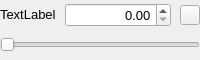
<?xml version="1.0" encoding="UTF-8"?>
<ui version="4.0">
 <class>QcvAlgosParamRealWidget</class>
 <widget class="QWidget" name="QcvAlgosParamRealWidget">
  <property name="geometry">
   <rect>
    <x>0</x>
    <y>0</y>
    <width>200</width>
    <height>60</height>
   </rect>
  </property>
  <property name="sizePolicy">
   <sizepolicy hsizetype="Minimum" vsizetype="Minimum">
    <horstretch>0</horstretch>
    <verstretch>0</verstretch>
   </sizepolicy>
  </property>
  <property name="windowTitle">
   <string>Form</string>
  </property>
  <layout class="QVBoxLayout" name="verticalLayout">
   <property name="spacing">
    <number>0</number>
   </property>
   <property name="margin">
    <number>0</number>
   </property>
   <item>
    <layout class="QHBoxLayout" name="spinnerHorizontalLayout">
     <property name="spacing">
      <number>9</number>
     </property>
     <property name="sizeConstraint">
      <enum>QLayout::SetMinimumSize</enum>
     </property>
     <item alignment="Qt::AlignLeft|Qt::AlignVCenter">
      <widget class="QLabel" name="label">
       <property name="sizePolicy">
        <sizepolicy hsizetype="Minimum" vsizetype="Minimum">
         <horstretch>0</horstretch>
         <verstretch>0</verstretch>
        </sizepolicy>
       </property>
       <property name="font">
        <font>
         <pointsize>10</pointsize>
        </font>
       </property>
       <property name="text">
        <string>TextLabel</string>
       </property>
      </widget>
     </item>
     <item alignment="Qt::AlignVCenter">
      <widget class="QDoubleSpinBox" name="doubleSpinBox">
       <property name="sizePolicy">
        <sizepolicy hsizetype="Expanding" vsizetype="Minimum">
         <horstretch>0</horstretch>
         <verstretch>0</verstretch>
        </sizepolicy>
       </property>
       <property name="font">
        <font>
         <pointsize>10</pointsize>
        </font>
       </property>
       <property name="alignment">
        <set>Qt::AlignRight|Qt::AlignTrailing|Qt::AlignVCenter</set>
       </property>
      </widget>
     </item>
     <item alignment="Qt::AlignRight|Qt::AlignVCenter">
      <widget class="QPushButton" name="resetButton">
       <property name="sizePolicy">
        <sizepolicy hsizetype="Fixed" vsizetype="Fixed">
         <horstretch>0</horstretch>
         <verstretch>0</verstretch>
        </sizepolicy>
       </property>
       <property name="maximumSize">
        <size>
         <width>20</width>
         <height>20</height>
        </size>
       </property>
       <property name="font">
        <font>
         <pointsize>10</pointsize>
        </font>
       </property>
       <property name="text">
        <string notr="true"/>
       </property>
       <property name="icon">
        <iconset resource="../resources.qrc">
         <normaloff>:/icons/icons/rotate-16.png</normaloff>:/icons/icons/rotate-16.png</iconset>
       </property>
       <property name="shortcut">
        <string notr="true"/>
       </property>
       <property name="autoDefault">
        <bool>false</bool>
       </property>
       <property name="default">
        <bool>false</bool>
       </property>
       <property name="flat">
        <bool>false</bool>
       </property>
      </widget>
     </item>
    </layout>
   </item>
   <item>
    <layout class="QHBoxLayout" name="sliderHorizontalLayout">
     <property name="leftMargin">
      <number>0</number>
     </property>
     <property name="rightMargin">
      <number>0</number>
     </property>
     <item>
      <widget class="QSlider" name="horizontalSlider">
       <property name="sizePolicy">
        <sizepolicy hsizetype="Expanding" vsizetype="Minimum">
         <horstretch>0</horstretch>
         <verstretch>0</verstretch>
        </sizepolicy>
       </property>
       <property name="orientation">
        <enum>Qt::Horizontal</enum>
       </property>
      </widget>
     </item>
    </layout>
   </item>
  </layout>
 </widget>
 <resources>
  <include location="../resources.qrc"/>
 </resources>
 <connections/>
</ui>
